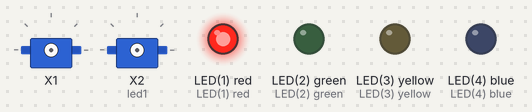
The program below on a simulated pyboard running MicroPython. On the bench: 2 × servo, output pins drawn as LEDs (lit = HIGH). Library files of the repository ran but are not shown: 1 file(s). At 6.7 s the program stops and its outputs stay as they are.

Above: at 0.15 s.
At 0.75 s:
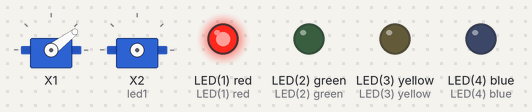
At 1.35 s:
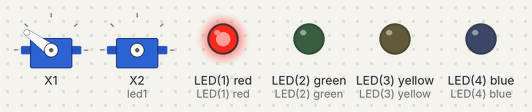
At 2.8 s:
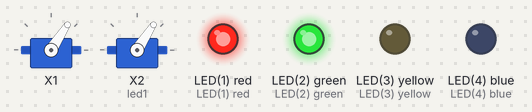
At 5.8 s:
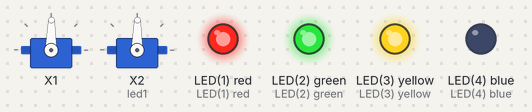
At 6.8 s:
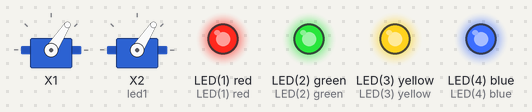
Timing chart, 0 to 8.2 s (numbered marks = the images above):
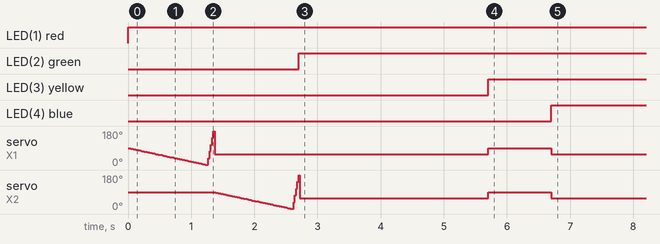

Measured:
- by itself, LED(1) red: LOW → HIGH at 0.00 s
- by itself, LED(2) green: LOW → HIGH at 2.7 s
- by itself, LED(3) yellow: LOW → HIGH at 5.7 s
- by itself, LED(4) blue: LOW → HIGH at 6.7 s

The program:

main.py
```python
from esc import ESC
import time
import pyb


led1 = pyb.LED(1)
led2 = pyb.LED(2)
led3 = pyb.LED(3)
led4 = pyb.LED(4)

led1.on()

motor1 = ESC(1)
motor2 = ESC(2)

motor1.calibrate()
motor2.calibrate()

led2.on()


time.sleep(3)

motor1.throttle(50)
motor2.throttle(50)

led3.on()
time.sleep(1)

motor1.throttle(0)
motor2.throttle(0)

led4.on()


def adjust(**kwargs):
    left = kwargs.get('l')
    right = kwargs.get('r')
    if left is not None:
        motor1.throttle(left)
    if right is not None:
        motor2.throttle(right)


def off():
    motor1.throttle(0)
    motor2.throttle(0)
```

esc.py
```python
import pyb


class ESC:

    MIN_ANGLE = -33
    MAX_ANGLE = 31

    def __init__(self, servo_number):
        """
        Object to control a brushless motor via esc
        :param servo_number: (int) the pyboard servo input, must be 1 - 4
        """
        self.servo_number = servo_number
        self.servo = pyb.Servo(self.servo_number)
        self.power = 0

        # used by throttle method to convert power from 0 - 100 to angle sent to servo object
        self.throttle_interval = abs(self.MAX_ANGLE - self.MIN_ANGLE) / 100

    def calibrate(self):
        """
        calibration for simonk esc
        :return: None
        """
        self.servo.angle(-90, 1250)
        pyb.delay(1250)
        self.servo.angle(90, 100)
        pyb.delay(100)
        self.throttle(0)

    def throttle(self, power):
        """
        set the throttle of the esc
        :param power: (int) 0 - 100
        :return: None
        """
        self.servo.angle(int(self.MIN_ANGLE + self.throttle_interval * power), 0)
```
